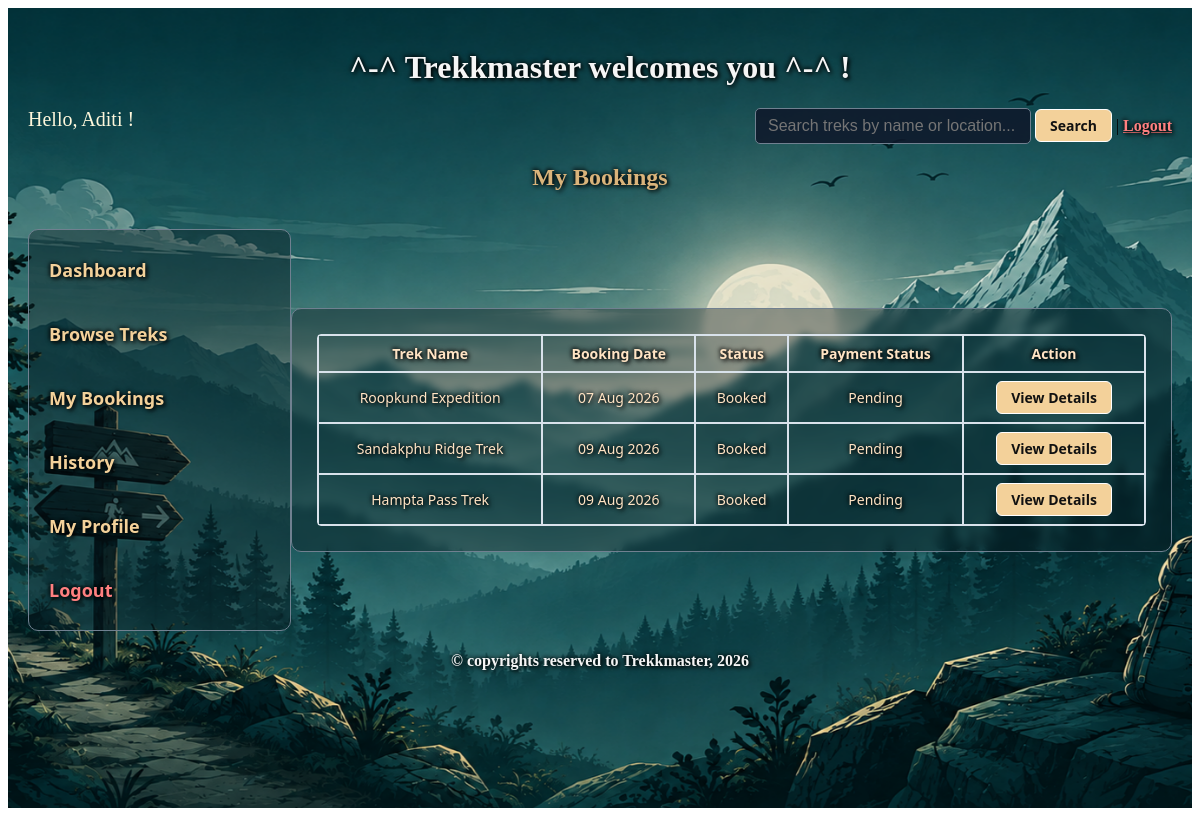
Before: /my_bookings (signed in) with the older database file.
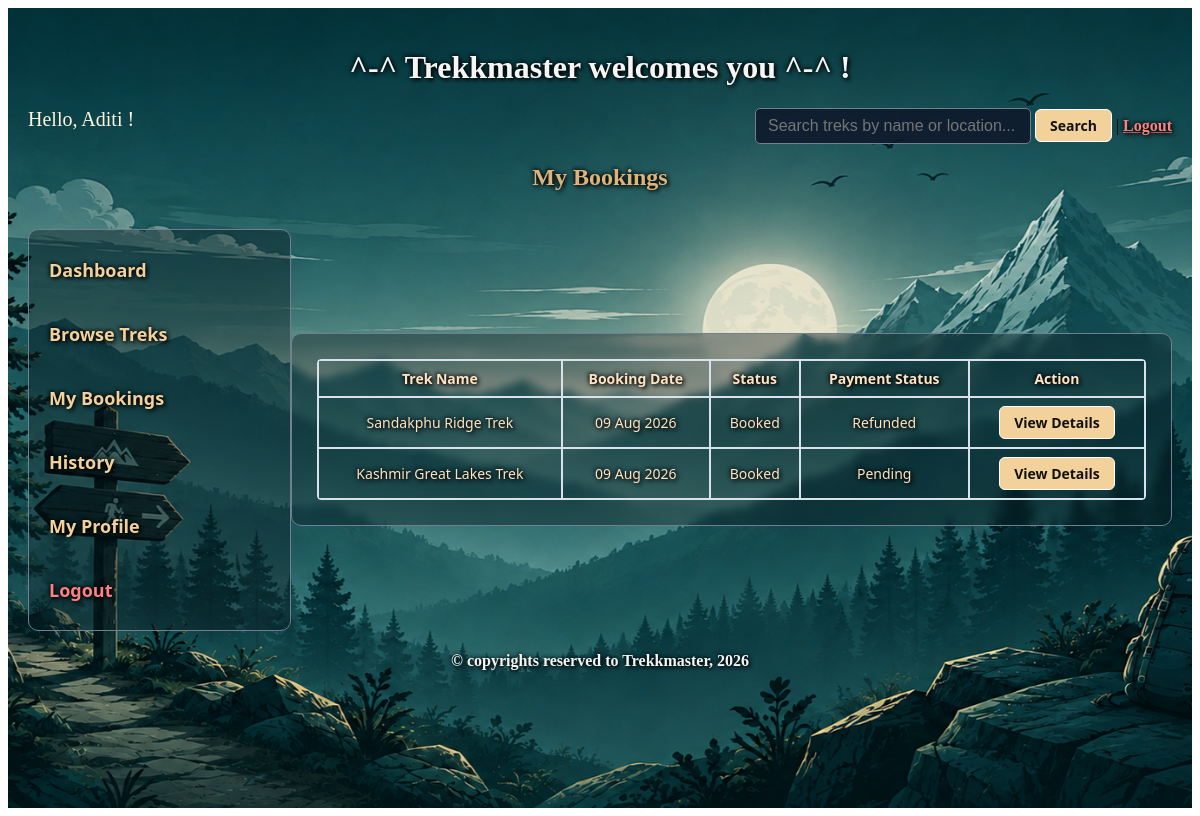
After: the same page with the newer database file.
### models.py (models this page shows)
class Bookings(db.Model):
    __tablename__='bookings'
    booking_id = db.Column(db.Integer, primary_key=True, autoincrement=True)
    trekker_id = db.Column(db.Integer, db.ForeignKey('trekker.trekker_id'), nullable=False)
    trek_id = db.Column(db.Integer, db.ForeignKey('trek.trek_id'), nullable=False)
    booking_date = db.Column(db.Date, nullable = False)
    status = db.Column(db.Integer, nullable=False, default=0)  #0-booked, 1-cancelled, 2-completed
    payment_status = db.Column(db.Integer, nullable=False, default=0)  #0-pending, 1-paid, 2-refunded

class Trek(db.Model):
    __tablename__='trek'
    trek_id = db.Column(db.Integer, primary_key=True, autoincrement=True)
    trek_name = db.Column(db.String, unique = True, nullable = False)
    location = db.Column(db.String, nullable = False)
    difficulty = db.Column(db.Integer, nullable=False, default=0)  #0-easy, 1-moderate, 2- hard
    staff_assigned = db.Column(db.Integer, db.ForeignKey('staff.staff_id'), nullable = False)
    status = db.Column(db.Integer, nullable=False, default=0)  #0-open, 1-closed, 2- completed
    duration = db.Column(db.Integer, nullable = False)
    description = db.Column(db.String, nullable = False)
    av_slots = db.Column(db.Integer, nullable = False)
    st_date = db.Column(db.Date, nullable = False)
    en_date = db.Column(db.Date, nullable = False)
    bookings = db.relationship("Bookings", cascade="all, delete", backref="trek")

### controller.py (the view)
@app.route('/my_bookings')
@login_required
def my_bookings():
    user_id = session.get('user_id')
    if not user_id:
        return redirect(url_for('user_signin'))
    trekker = Trekker.query.filter_by(user_id=user_id).first()
    if not trekker:
        return redirect(url_for('user_signin'))
    active_bookings = Bookings.query.join(Trek).filter(
        Bookings.trekker_id == trekker.trekker_id,
        Bookings.status == 0,
        Trek.status == 1
    ).all()
    return render_template('user_bookings.html', user_name=trekker.full_name, user_bookings=active_bookings)

### app.py (called while the page is built)
@login_manager.user_loader
def load_user(user_id):
    return User_Details.query.get(int(user_id))

### templates/user_bookings.html (shortened to what this page needs)
<!DOCTYPE html>
<html lang="en">
<head>
    <link rel="stylesheet" href="/static/main.css">
</head>
<body>
    <div class="container">
        <div class="center">
            <h1>^-^ Trekkmaster welcomes you ^-^ !</h1>
        </div>
        <div style="display: flex; justify-content: space-between;">
            <span style="text-align: left; color: cornsilk; font-size: 20px;">Hello, {{ user_name }} !</span>
            <span style="text-align: right;">
                <form action="{{ url_for('search') }}" method="GET">
                    <input type="text" name="q" placeholder="Search treks by name or location..." style="width: 250px">
                    <input type="submit" value="Search"> | <a href="/user_logout">Logout</a>
                </form>
            </span>
        </div>
        <h2 class="heading">My Bookings</h2>
        <br>
        <div style="display: flex;">
            <div class="sidebar">
                <a href="{{ url_for('user_dash') }}" class="normal-text-link">Dashboard</a><br>
                <a href="{{ url_for('browse_treks') }}" class="normal-text-link">Browse Treks</a><br>
                <a href="{{ url_for('my_bookings') }}" class="normal-text-link">My Bookings</a><br>
                <a href="{{ url_for('my_history') }}" class="normal-text-link">History</a><br>
                <a href="{{ url_for('my_profile') }}" class="normal-text-link">My Profile</a><br>
                <a href="/user_logout" class="normal-text-link">Logout</a>
            </div>
            <div class="dash_style">
                <table class="table" name="Recent Treks">
                    <tr>
                        <th>Trek Name</th>
                        <th>Booking Date</th>
                        <th>Status</th>
                        <th>Payment Status</th>
                        <th>Action</th>
                    </tr>
                    {% if user_bookings %}
                    {% for booking in user_bookings %}
                    <tr>
                        <td>{{ booking.trek.trek_name }}</td>
                        <td>{{ booking.booking_date.strftime('%d %b %Y') }}</td>
                        <td>
                            {% if booking.status == 0 %}Booked
                            {% elif booking.status == 1 %}Cancelled
                            {% elif booking.status == 2 %}Completed
                            {% endif %}
                        </td>
                        <td>
                            {% if booking.payment_status == 1 %}Paid
                            {% elif booking.payment_status == 2 %}Refunded
                            {% else %}Pending
                            {% endif %}
                        </td>
                        <td><a href="{{ url_for('booking_details', booking_id=booking.booking_id) }}"><button
                                    type="button">View Details</button></a></td>
                    </tr>
                    {% endfor %}
                    {% else %}
                    <tr>
                        <td colspan="5" style="text-align: center;">You have no active bookings.</td>
                    </tr>
                    {% endif %}
                </table>
            </div>
        </div>
        <div class="center">
            <h4>&copy; copyrights reserved to Trekkmaster, 2026</h4>
        </div>
    </div>
</body>
</html>

Changed rows visible on the page:
no longer on this page (row edited): Bookings: trek.trek_name "Roopkund Expedition", booking_date "07 Aug 2026", status "Booked", payment_status "Pending"
no longer on this page (row unchanged): Bookings: trek.trek_name "Hampta Pass Trek", booking_date "09 Aug 2026", status "Booked", payment_status "Pending"
changed Bookings "Sandakphu Ridge Trek": payment_status "Pending" → "Refunded"
added Bookings: trek.trek_name "Kashmir Great Lakes Trek", booking_date "09 Aug 2026", status "Booked", payment_status "Pending"
